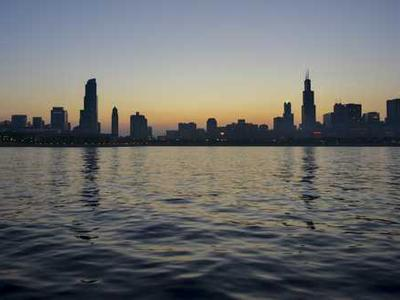
#> input picture dashboard/test-image.jpg, 400 x 300 px
$ python -i background_removal.py   (imports and definitions only)
#> lines starting #> are read from the running program, lines starting #| are printed output that depends on the picture
### src/utils/logger.py
"""
Logging configuration for Auto Media Editor
"""

import logging
import sys
from pathlib import Path
from typing import Optional
from .config import config


def setup_logger(
    name: str = "auto_media_editor",
    level: Optional[str] = None,
    log_file: Optional[str] = None
) -> logging.Logger:
    """
    Setup logger for Auto Media Editor

    Args:
        name: Logger name
        level: Log level
        log_file: Log file path

    Returns:
        Configured logger
    """
#> called with name = 'auto_media_editor'
    # Get log level from config if not provided
    if level is None:
        level = config.log_level

    # Create logger
    logger = logging.getLogger(name)
    logger.setLevel(getattr(logging, level.upper()))
#> (this line was passed over: src is not available in this run)

    # Clear existing handlers
    logger.handlers.clear()

    # Create formatter
    formatter = logging.Formatter(
        '%(asctime)s - %(name)s - %(levelname)s - %(message)s',
        datefmt='%Y-%m-%d %H:%M:%S'
    )

    # Console handler
    console_handler = logging.StreamHandler(sys.stdout)
    console_handler.setLevel(getattr(logging, level.upper()))
#> (this line was passed over: src is not available in this run)
    console_handler.setFormatter(formatter)
    logger.addHandler(console_handler)

    # File handler (optional)
    if log_file:
        # Ensure log directory exists
        log_path = Path(log_file)
        log_path.parent.mkdir(parents=True, exist_ok=True)

        file_handler = logging.FileHandler(log_file, encoding='utf-8')
        file_handler.setLevel(getattr(logging, level.upper()))
        file_handler.setFormatter(formatter)
        logger.addHandler(file_handler)

    return logger


def get_logger(name: str = "auto_media_editor") -> logging.Logger:
    """
    Get logger instance

    Args:
        name: Logger name

    Returns:
        Logger instance
    """
    return logging.getLogger(name)


# Create default logger
logger = setup_logger()

### src/image_processor/background_removal.py
"""
Background removal module for Auto Media Editor
"""

import cv2
import numpy as np
from typing import Tuple, Optional
from ..utils.logger import get_logger

logger = get_logger(__name__)


class BackgroundRemover:
    """Background removal utilities"""

    def __init__(self):
        """Initialize background remover"""
        pass

    def remove_background(self, image: np.ndarray, method: str = "grabcut") -> np.ndarray:
        """
        Remove background from image

        Args:
            image: Input image
            method: Removal method ('grabcut', 'threshold', 'kmeans')

        Returns:
            Image with background removed (RGBA)
        """
        if method == "grabcut":
            return self._grabcut_removal(image)
        elif method == "threshold":
            return self._threshold_removal(image)
        elif method == "kmeans":
            return self._kmeans_removal(image)
        else:
            logger.warning(f"Unknown method: {method}, using grabcut")
            return self._grabcut_removal(image)

    def _grabcut_removal(self, image: np.ndarray) -> np.ndarray:
        """
        Remove background using GrabCut algorithm

        Args:
            image: Input image

        Returns:
            Image with background removed
        """
        # Create mask
        mask = np.zeros(image.shape[:2], np.uint8)

        # Create background and foreground models
        bgd_model = np.zeros((1, 65), np.float64)
        fgd_model = np.zeros((1, 65), np.float64)

        # Define rectangle for foreground
        rect = (10, 10, image.shape[1] - 20, image.shape[0] - 20)
#> rect = (10, 10, 380, 280)

        # Apply GrabCut
        cv2.grabCut(image, mask, rect, bgd_model, fgd_model, 5, cv2.GC_INIT_WITH_RECT)

        # Create mask for probable and definite foreground
        mask2 = np.where((mask == 2) | (mask == 0), 0, 1).astype('uint8')

        # Apply mask to image
        result = image * mask2[:, :, np.newaxis]
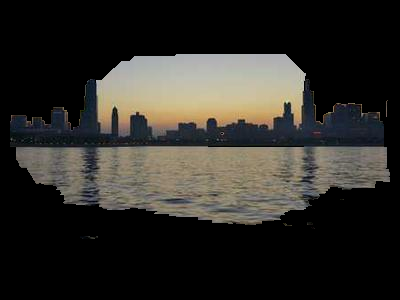
#> result: shape (300, 400, 3); mean R, G, B 46.3, 44.3, 39.7

        # Add alpha channel
        alpha = mask2 * 255
        result = np.dstack((result, alpha))
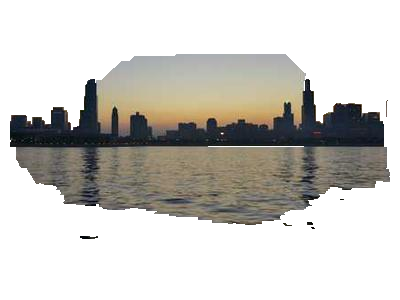
#> result: shape (300, 400, 4); mean R, G, B, A 46.3, 44.3, 39.7, 98.2; transparent parts drawn white

        return result

    # [138 lines left out: functions _threshold_removal, _kmeans_removal, create_transparent_background, replace_background, not called in this run]

>>> import cv2
>>> picture = cv2.cvtColor(cv2.imread('../../dashboard/test-image.jpg'), cv2.COLOR_BGR2RGB)
>>> result = BackgroundRemover().remove_background(picture)
